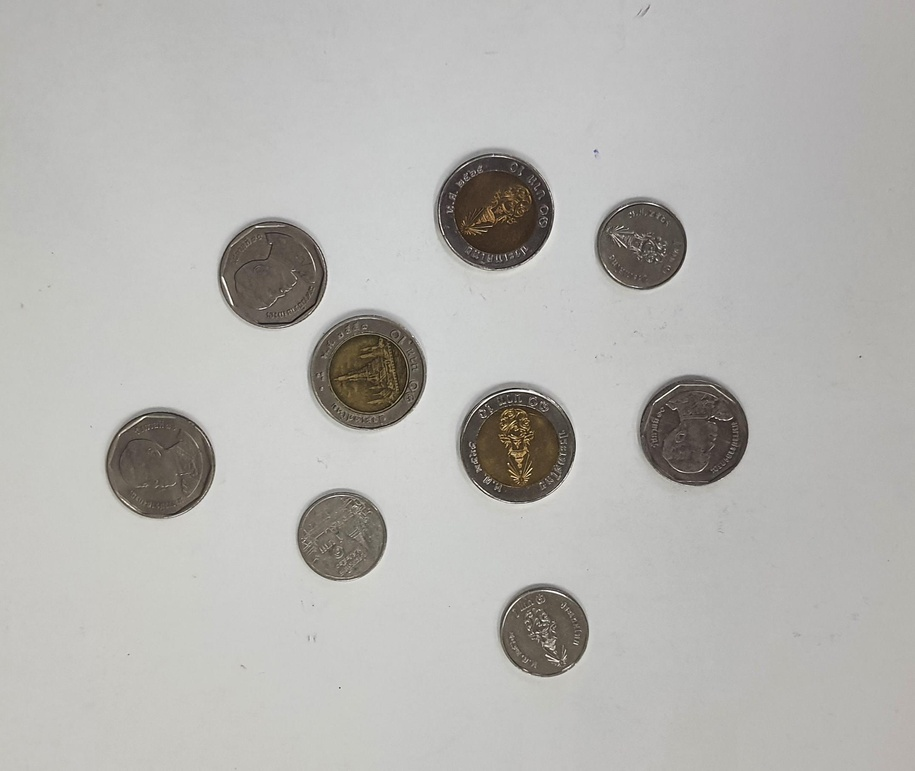
#> input picture Semester 1/coins.jpg, 915 x 771 px, shrunk from 2154 x 1816 before the run
$ python w12-1.py
#> lines starting #> are read from the running program, lines starting #| are printed output that depends on the picture; after the words box and inside, x2 and y2 are one past the last pixel; in counts of white or black regions, pixels touching at a corner belong together
# Sobel Method
import cv2 as cv
import matplotlib.pyplot as plt

img = cv.imread("coins.jpg", 0)
#> img: shape (771, 915); min 7, max 255, mean 180.9

# sobel = cv.Sobel(1,2,3,4)
# 1 คือ รูปภาพ
# 2 คือ ชนิดตัวแปรใน Array (กำหนดค่าเป็น -1 เพื่อให้อ้างอิงกับ Array ของภาพ)
# 3 คือ ตัวแกรเดียนแนวแกน X
# 4 คือ ตัวกรองในแนวแกน Y
sobelX = cv.Sobel(img, -1, 1, 0)
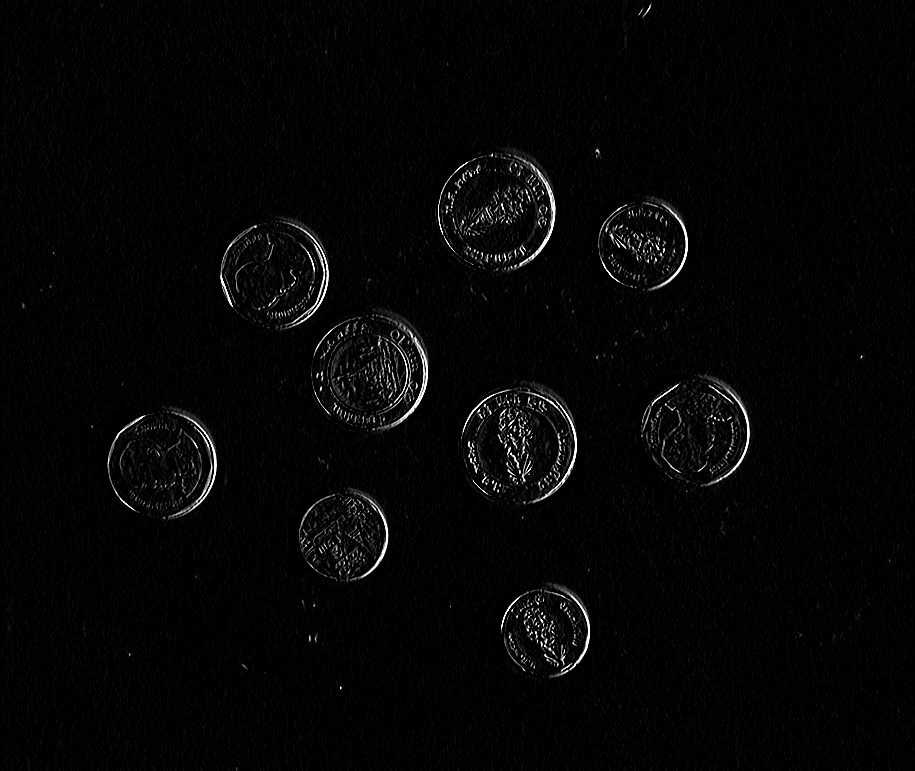
#> sobelX: shape (771, 915); min 0, max 255, mean 5.2
sobelY = cv.Sobel(img, -1, 0, 1)
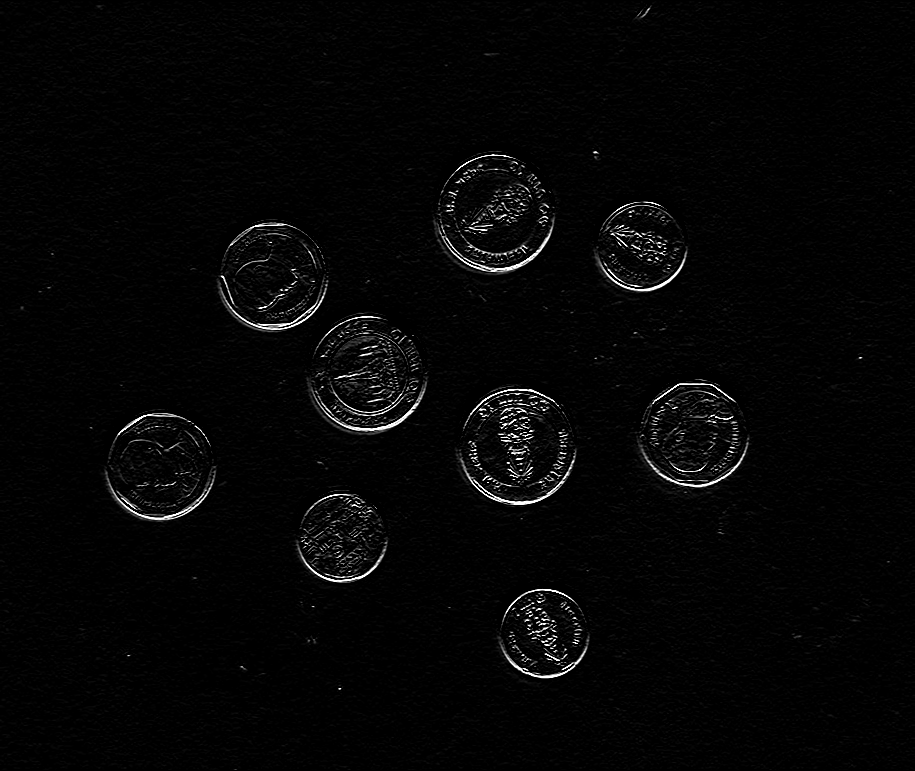
#> sobelY: shape (771, 915); min 0, max 255, mean 5.4
sobelXY = cv.bitwise_or(sobelX, sobelY)
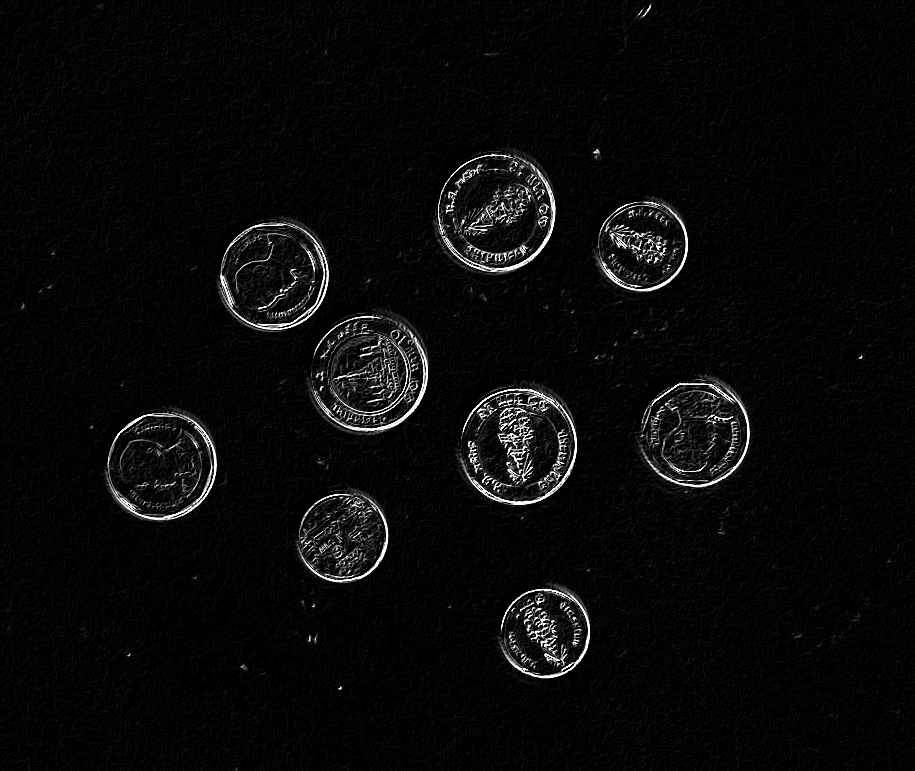
#> sobelXY: shape (771, 915); min 0, max 255, mean 9.4
lapa = cv.Laplacian(img,-1) #add blur or brighnes for better output
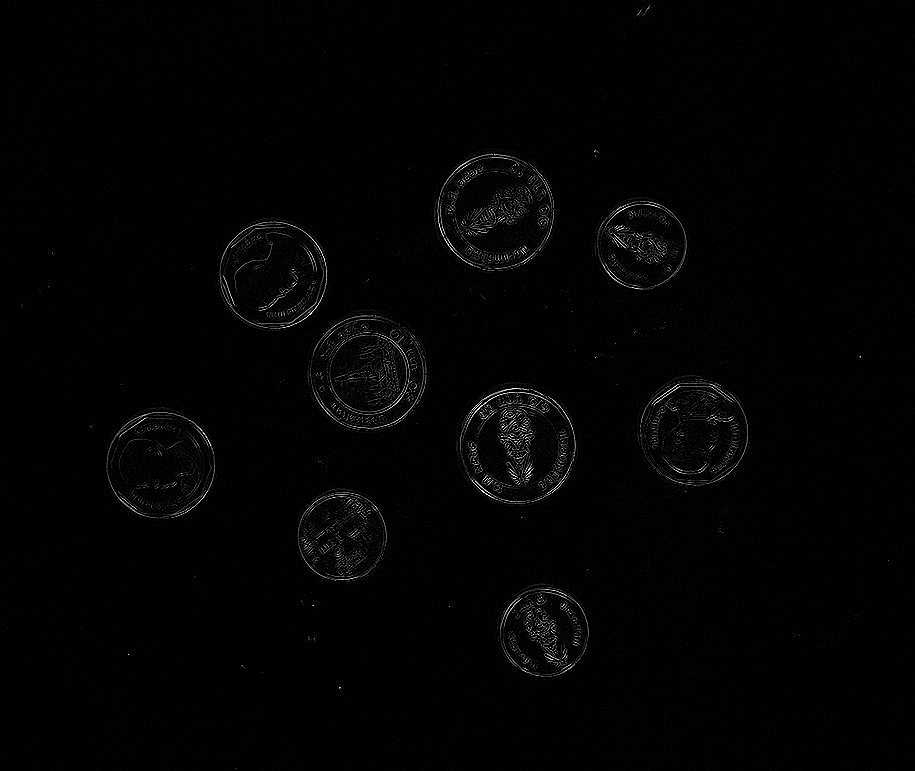
#> lapa: shape (771, 915); min 0, max 255, mean 3.2
canny  =cv.Canny(img,50,200)
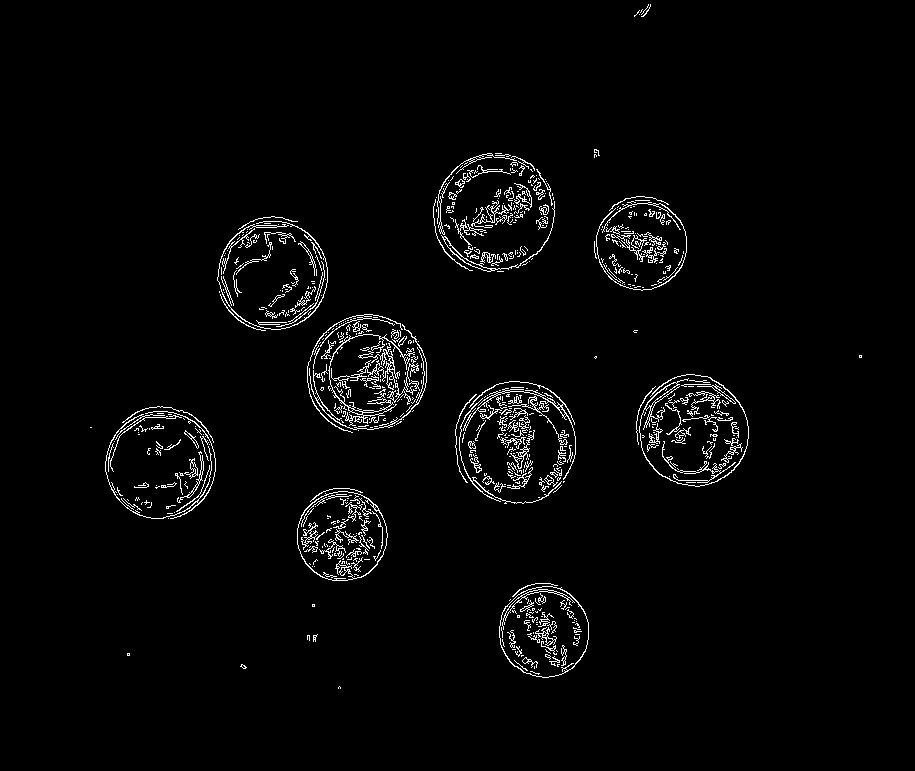
#> canny: shape (771, 915); 2.6% white in thin lines or dots, all inside (x1, y1, x2, y2) = (90, 4, 862, 689)

images = [img, sobelX, sobelY, sobelXY, lapa, canny]
titles = ["Original", "SobelX", "SobelY", "SobelXY", "Laplacian", "Canny"]

for i in range(len(images)):
    plt.subplot(2, 3, i+1)
    plt.imshow(images[i], cmap="gray")
    plt.title(titles[i])
    plt.xticks([]), plt.yticks([])
#> this loop made 6 passes
plt.show()

$ run again, with Semester 1/road.jpg copied over Semester 1/coins.jpg
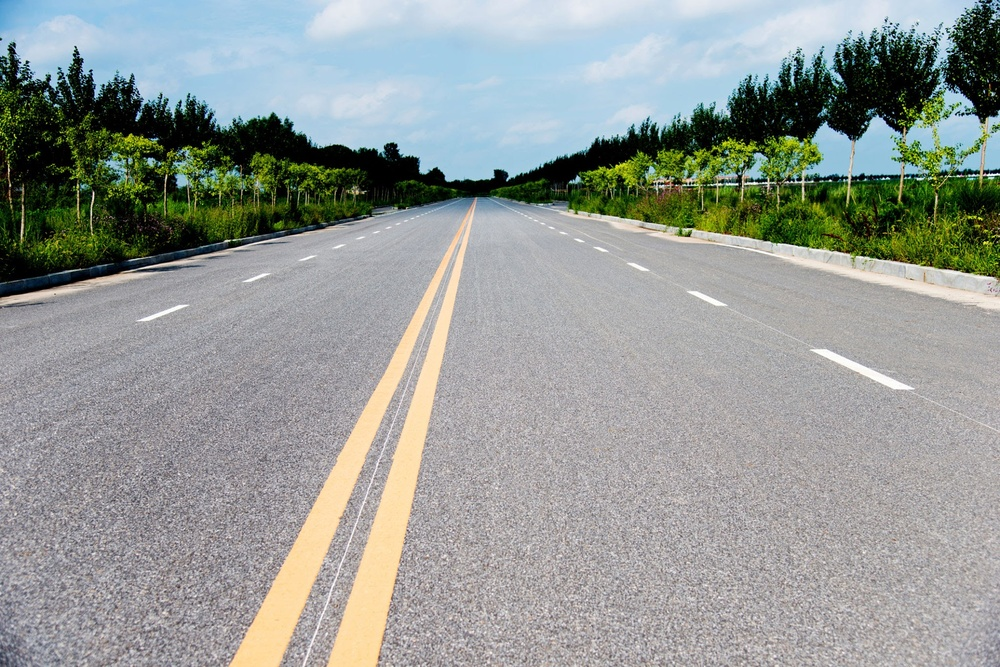
#> input picture Semester 1/road.jpg, 1000 x 667 px, shrunk from 2048 x 1367 before the run
#> `lapa = cv.Laplacian(img,-1)`:
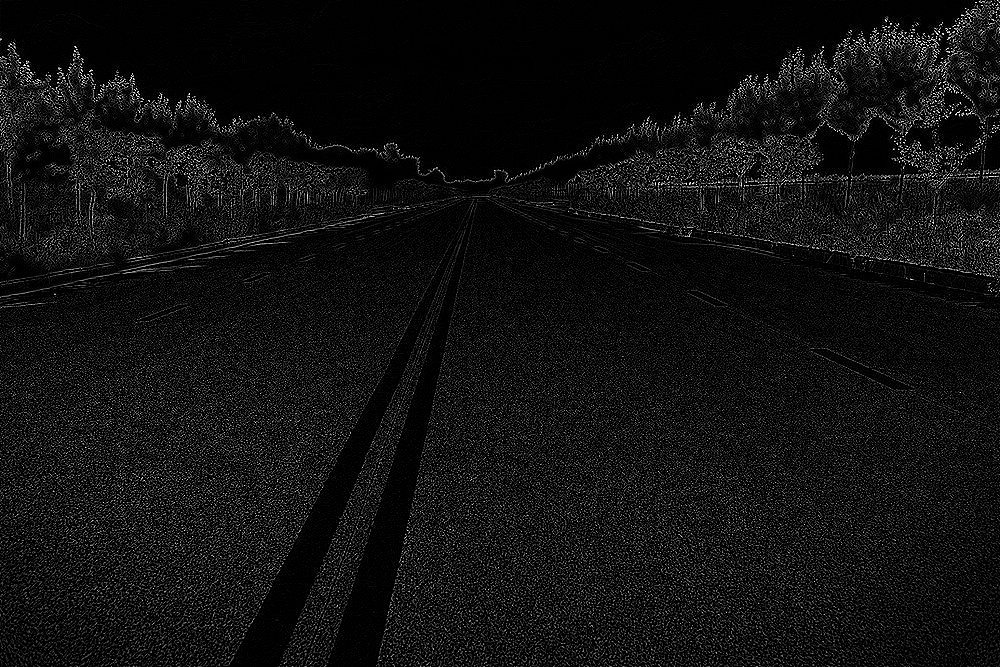
#> lapa: shape (667, 1000); min 0, max 255, mean 17.5
#> `canny  =cv.Canny(img,50,200)`:
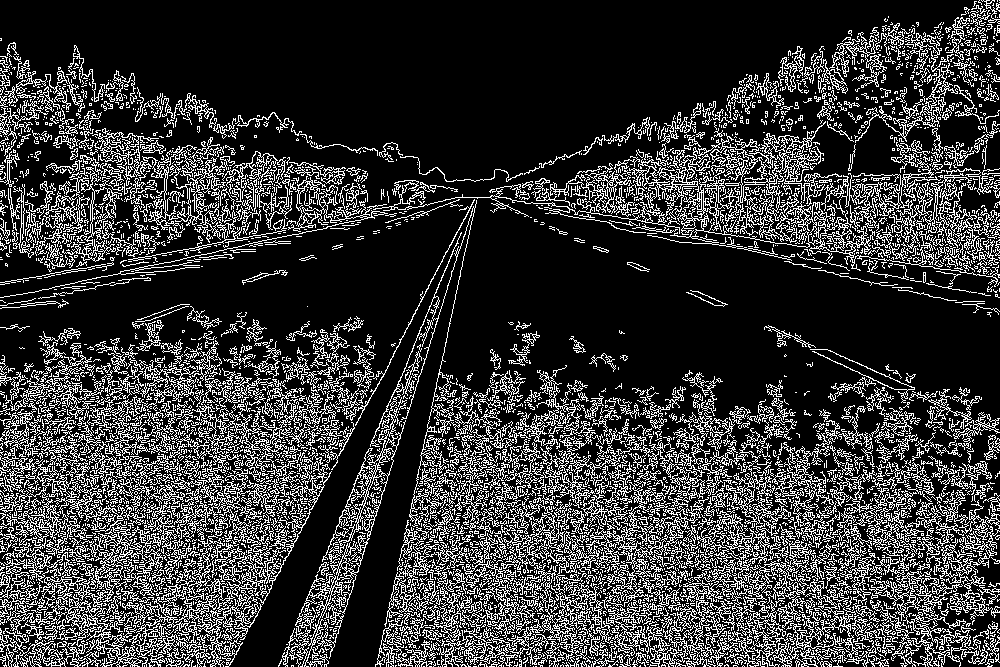
#> canny: shape (667, 1000); 21.6% white in thin lines or dots
#> the loop `for i in range(len(images)):` made 6 passes
